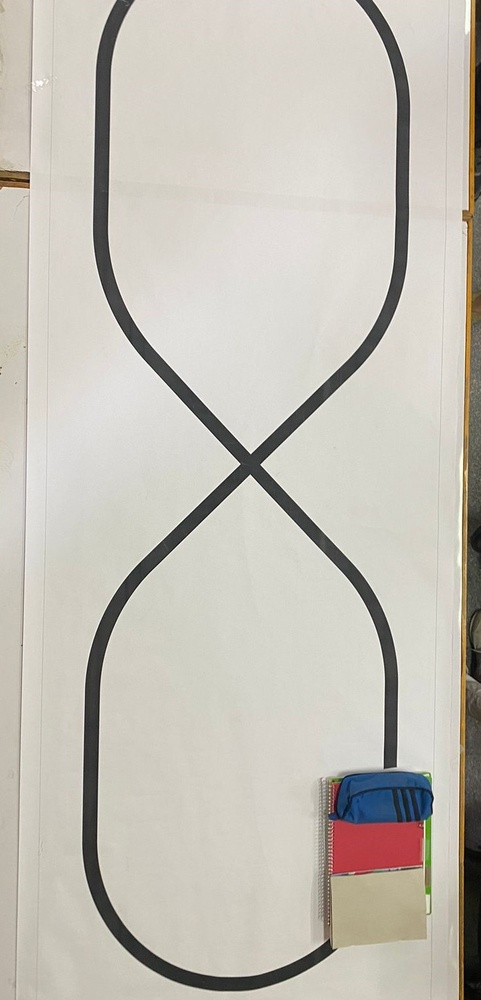
#> input picture Image Processing/2colors/1.jpeg, 481 x 1000 px, shrunk from 741 x 1541 before the run; its folder holds only this picture in this run
$ python -i ScanTrack.py   (imports and definitions only)
#> lines starting #> are read from the running program, lines starting #| are printed output that depends on the picture; after the words box and inside, x2 and y2 are one past the last pixel; in counts of white or black regions, pixels touching at a corner belong together
### Image Processing/modules/utils.py
import sys

import math
import cv2
import numpy as np
import matplotlib.pyplot as plt


# [244 lines left out: functions show_images, reorderPoints, drawRectangle, get_biggest_rectangular_contour, draw_contour, min_rectangle and 4 more, not called in this run]


def thin(image):
    """
    image: Gray Image
    Returns: thinned Binary Image
    """
    # Convert to Binary
    ret,image_binary= cv2.threshold(image,127,255,0)

    # line is white
    image_binary=np.bitwise_not(image_binary)

    # Structuring Element
    kernel = cv2.getStructuringElement(cv2.MORPH_CROSS,(3,3))
    # Create an empty output image to hold values
    thin = np.zeros(np.shape(image_binary),dtype='uint8')

    # Loop until erosion leads to an empty set
    while (cv2.countNonZero(image_binary)!=0):
        # Erosion
        erode = cv2.erode(image_binary,kernel)
        # Opening on eroded image
        opening = cv2.morphologyEx(erode,cv2.MORPH_OPEN,kernel)
        # Subtract these two
        subset = erode - opening
        # Union of all previous sets
        thin = cv2.bitwise_or(subset,thin)
        # Set the eroded image for next iteration
        image_binary = erode.copy()


    # show_images([image,image_binary,thin],["Original","Binary","Thin"])
    return thin


# [19 lines left out: functions direction, calculateDistance, not called in this run]

### Image Processing/modules/ScanTrack.py
import globals

from modules.utils import *
from modules.PaperExtractor import ExtractPaper
def scan_track(image,thickness=20):
    '''
    track_image: BGR Track Image
    thickness:Thickness of the wite line Drawn :)
    return: Matrix of size = Image size and lines Detected are 1's
    '''
    # # 1.Extract Track Paper From the Image
    # paper_img,wrapped=ExtractPaper(track_image)

    # if(not wrapped):
    #     return False,None

    # 2.Detect Straight Lines in the Track
    paper_img=image # Temp till we have paper_img returned Correctly
    image_lines=extract_lines(paper_img,thickness=thickness)
    return True,image_lines


def extract_lines(image,rho = 1,theta = 1*np.pi/180,threshold = 100,minLineLength = 100,maxLineGap = 50,thickness=20):
    """
    Extract Line out of the RGB image
    Arguments:
        image: RGB Track image
        threshold: no of min votes so that line is detected as line by Hough
        minLineLength: min length so the line is detected
        maxLineGap: max allowed gap between lines to be treated as a 1 line (this breaks long un connected lines to 2 lines :D)
        thickness: thickness of white line drawn for straight line (returned image)
    Returns: Binary image of size = image size where 1's detect line
    """

    # Convert the image to gray-scale
    image_gray = cv2.cvtColor(image, cv2.COLOR_RGB2GRAY)

    # Thinning Image
    thinned=thin(image_gray)

    # Dilate
    kernel = cv2.getStructuringElement(cv2.MORPH_CROSS,(3,3))
    Dilate = cv2.dilate(thinned,kernel)

    # Find the edges in the image using canny detector
    # edges = cv2.Canny(thinned, 50, 200)
    edges=Dilate

    # Hough Lines
    # Syntax:HoughLinesP( Edged image , Rho Resolution, Angle Resolution,threshold,min length of line,max distance between lines)
    # minLineLength: Lines shorter than that are rejected
    # maxLineGap: max allowed gap between lines to be treated as a 1 line (this breaks long un connected lines to 2 lines :D)
    # 0<=rho<Rmax
    lines = cv2.HoughLinesP(edges,rho =rho,theta = theta,threshold = threshold,minLineLength = minLineLength,maxLineGap = maxLineGap)
    print("Hough Lines Detected",np.shape(lines))

    # Draw lines on the image
    image_lines=np.zeros(np.shape(image)) # Inverted image

    for line in lines:
        x1, y1, x2, y2 = line[0]
        cv2.line(image_lines, (x1, y1), (x2, y2), (255, 255, 255), thickness)

    # [8 lines of commented-out code are left out]
    image_lines=(image_lines[:,:,0]//255).astype(int)

    if(globals.debug):
        show_images([image,image_gray], ['Original',"Gray"],windowTitle="extract_lines",BGR=False)
        show_images([thinned,edges,image_lines], ['Thinned','Edges','Lines Matrix'],windowTitle="extract_lines",BGR=False)

    # Return a Binary Image (1 Channel) for the lines
    return image_lines

>>> import cv2
>>> picture = cv2.cvtColor(cv2.imread('../2colors/1.jpeg'), cv2.COLOR_BGR2RGB)
>>> result = scan_track(picture)
#> in extract_lines, `image_gray = cv2.cvtColor(image, cv2.COLOR_RGB2GRAY)`:
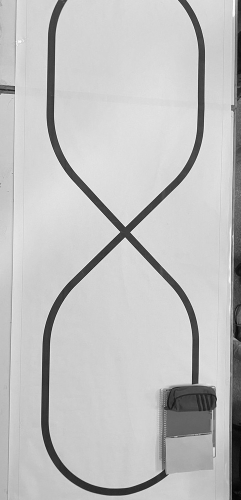
#> image_gray: shape (1000, 481) (shown at 1/2 size); min 1, max 255, mean 192.3
#> in thin, `ret,image_binary= cv2.threshold(image,127,255,0)`:
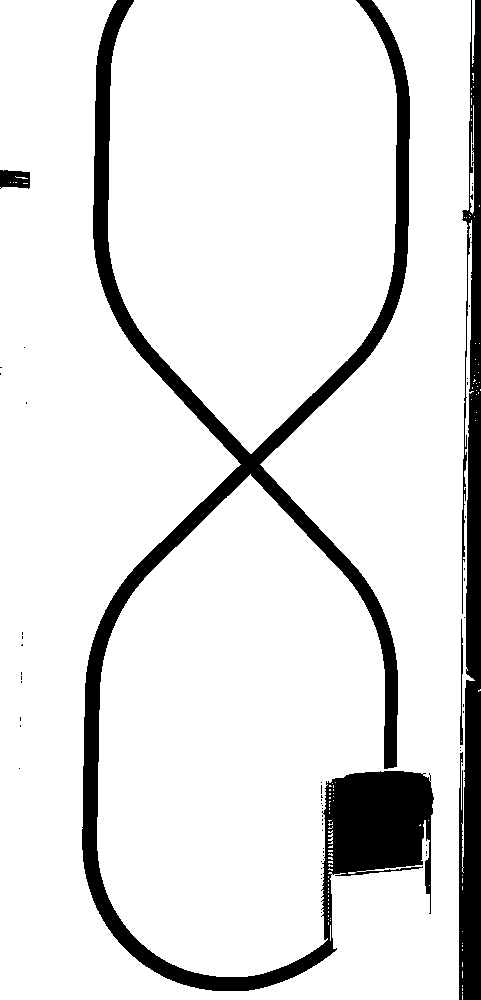
#> image_binary: shape (1000, 481); 88.3% white; 56 black regions (52 under 20 px), largest, box (x1, y1, x2, y2) and area: (82, 0, 434, 991) 40688, (459, 0, 481, 1000) 14624, (0, 170, 30, 189) 469, (460, 619, 463, 745) 205
#> the loop in thin, `while (cv2.countNonZero(image_binary)!=0):` made 47 passes
#> pass 1, in thin, `opening = cv2.morphologyEx(erode,cv2.MORPH_OPEN,kernel)`:
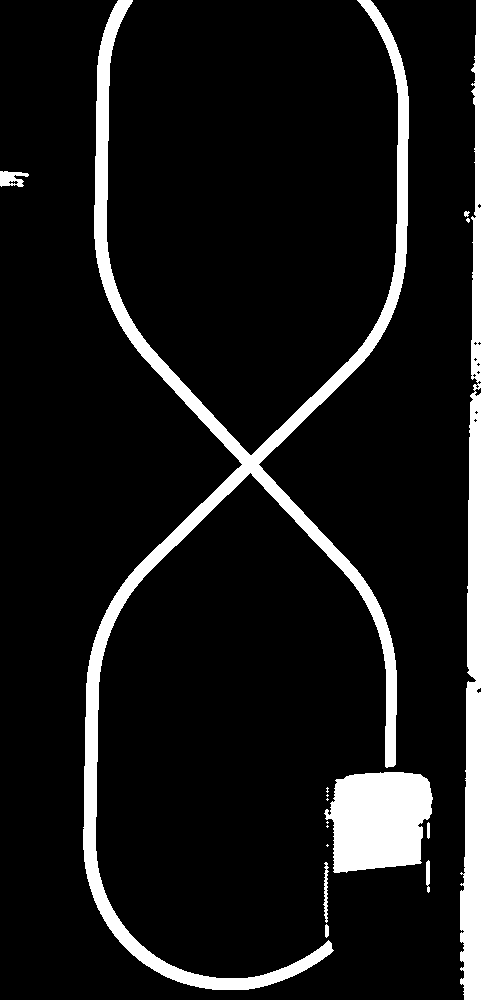
#> opening: shape (1000, 481); 9.9% white; 16 white regions (7 under 20 px), largest, box (x1, y1, x2, y2) and area: (83, 0, 409, 990) 26215, (460, 0, 481, 1000) 11826, (324, 772, 433, 873) 8761
#> pass 1, in thin, `subset = erode - opening`:
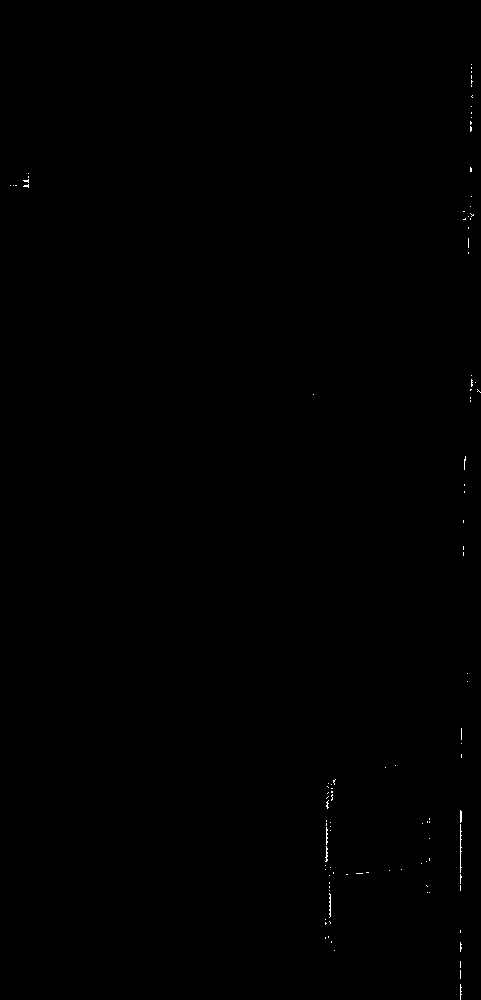
#> subset: shape (1000, 481); 0.11% white in thin lines or dots
#> after the loop in thin, `while (cv2.countNonZero(image_binary)!=0):`:
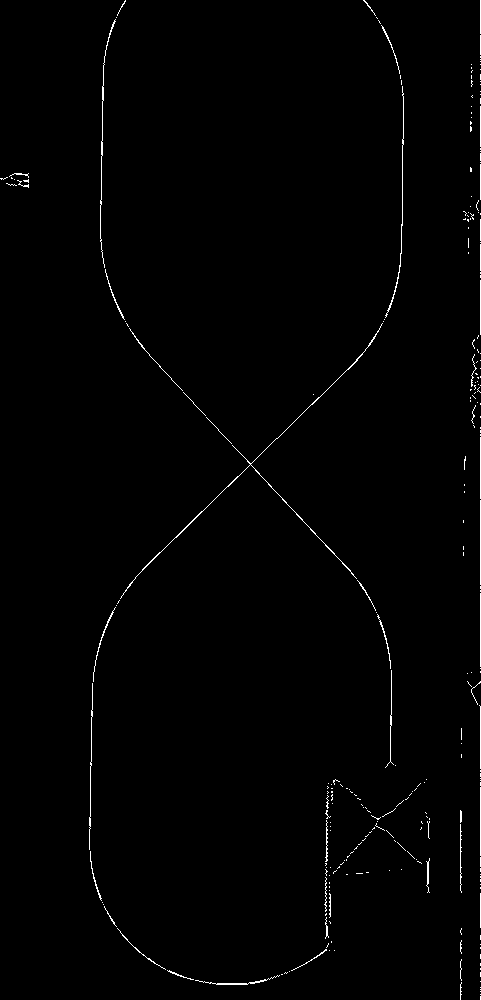
#> thin: shape (1000, 481); 0.88% white in thin lines or dots
#> in extract_lines, `Dilate = cv2.dilate(thinned,kernel)`:
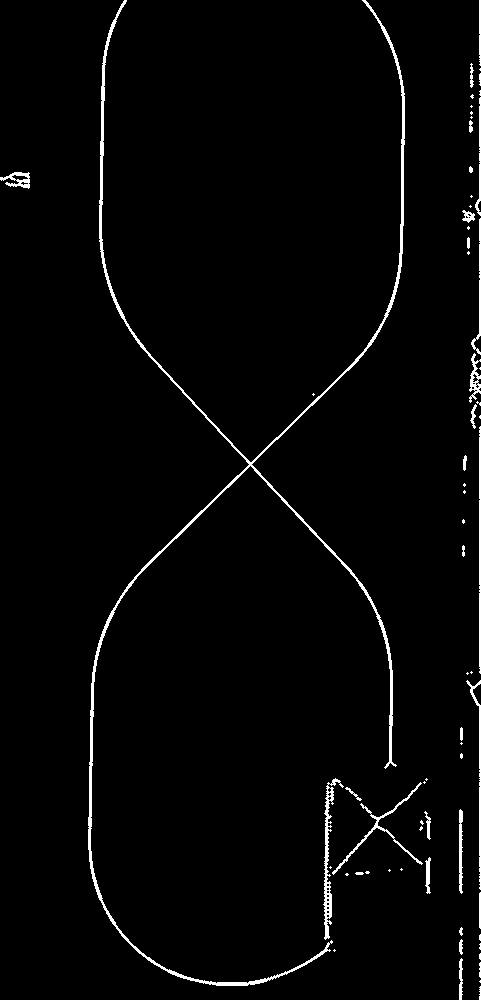
#> Dilate: shape (1000, 481); 2.3% white; 66 white regions (35 under 20 px), largest, box (x1, y1, x2, y2) and area: (88, 0, 405, 986) 6229, (323, 778, 344, 940) 753, (332, 782, 423, 875) 509
#> in extract_lines, `lines = cv2.HoughLinesP(edges,rho =rho,theta = theta,threshold = thres..`: lines = 24 rows, first 6: [480, 999, 480, 0], [479, 999, 479, 0], [89, 861, 92, 672], [90, 868, 93, 666], [137, 342, 362, 584], [142, 568, 363, 354]
#| Hough Lines Detected (24, 1, 4)
#> the loop in extract_lines, `for line in lines:` made 24 passes
#> after the loop in extract_lines, `for line in lines:`:
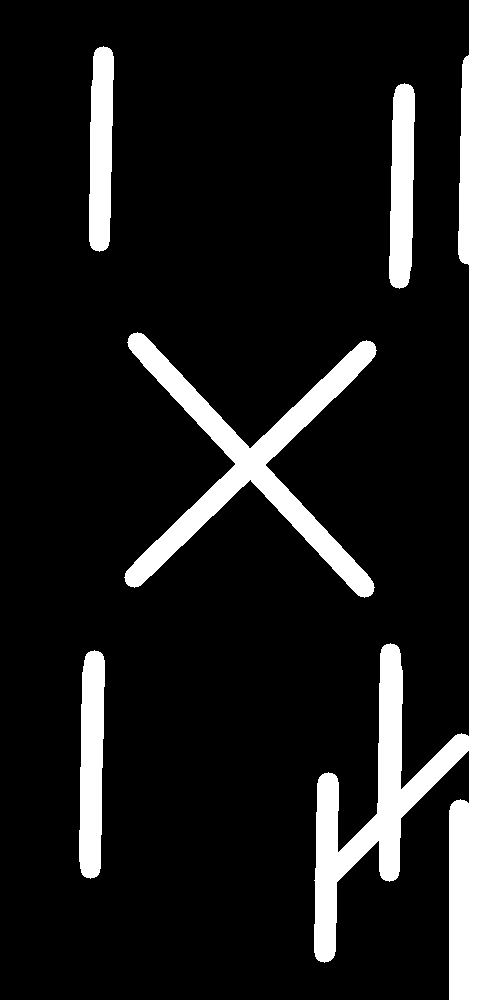
#> image_lines: shape (1000, 481, 3) float64; 12.2% white; 5 white regions, box (x1, y1, x2, y2) and area: (314, 0, 481, 1000) 30231, (124, 332, 377, 598) 14553, (79, 650, 105, 879) 4937, (389, 83, 415, 289) 4430, (89, 46, 114, 252) 4316
#> (the run stopped early here; a loop or call above may not have finished)

$ run again, on Image Processing/2colors/10.jpeg
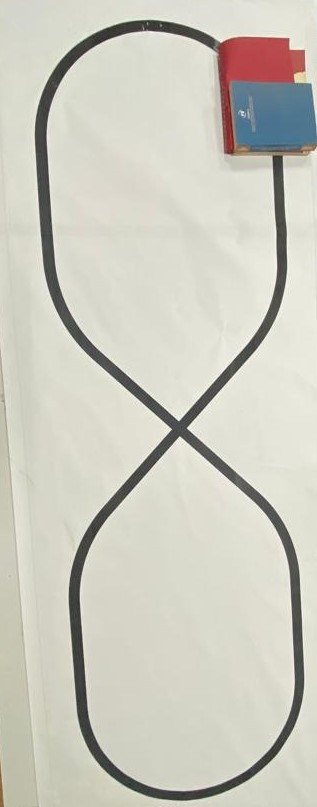
#> input picture Image Processing/2colors/10.jpeg, 317 x 807 px
#> in thin, `ret,image_binary= cv2.threshold(image,127,255,0)`:
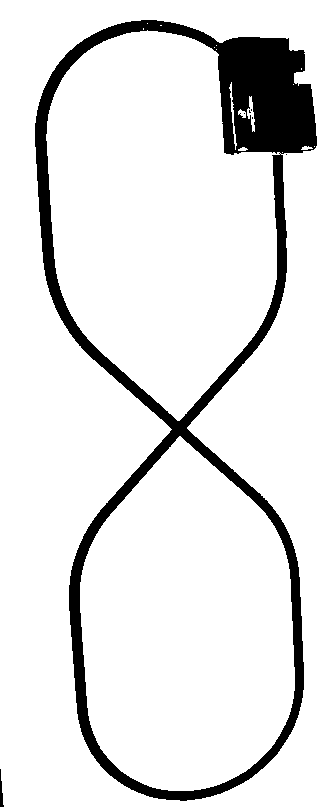
#> image_binary: shape (807, 317); 89% white; 7 black regions (5 under 20 px), largest, box (x1, y1, x2, y2) and area: (35, 20, 317, 801) 27960, (0, 769, 4, 807) 80
#> the loop in thin, `while (cv2.countNonZero(image_binary)!=0):` made 34 passes
#> Dilate: shape (807, 317); 2.7% white; 17 white regions (9 under 20 px), largest, box (x1, y1, x2, y2) and area: (39, 20, 301, 798) 5470, (216, 42, 298, 154) 1044, (293, 84, 311, 105) 58
#> lines = 16 rows, first 6: [40, 118, 51, 284], [77, 335, 267, 507], [80, 340, 271, 512], [90, 531, 265, 329], [294, 561, 298, 699], [39, 123, 49, 275]
#| Hough Lines Detected (16, 1, 4)
#> the loop in extract_lines, `for line in lines:` made 16 passes
#> after the loop in extract_lines, `for line in lines:`:
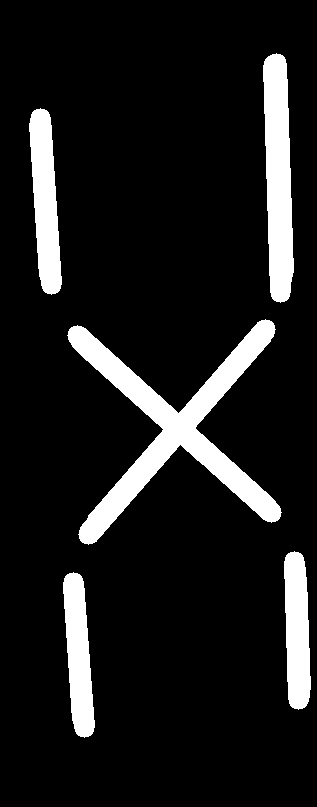
#> image_lines: shape (807, 317, 3) float64; 11.3% white; 5 white regions, box (x1, y1, x2, y2) and area: (67, 319, 282, 545) 12197, (263, 53, 294, 303) 5856, (29, 108, 62, 295) 4032, (63, 572, 95, 738) 3490, (284, 551, 311, 710) 3447

$ run again, on Image Processing/2colors/2.jpeg
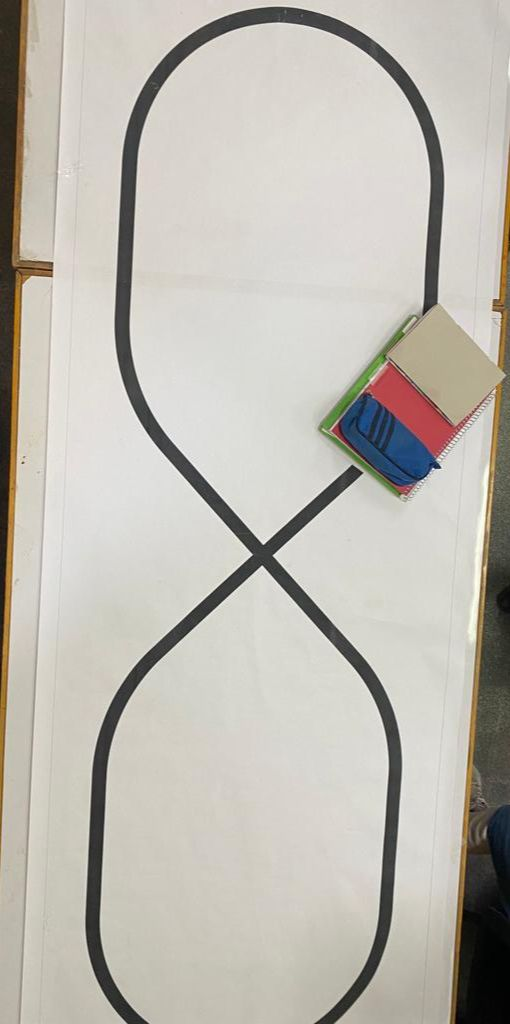
#> input picture Image Processing/2colors/2.jpeg, 510 x 1024 px
#> in thin, `ret,image_binary= cv2.threshold(image,127,255,0)`:
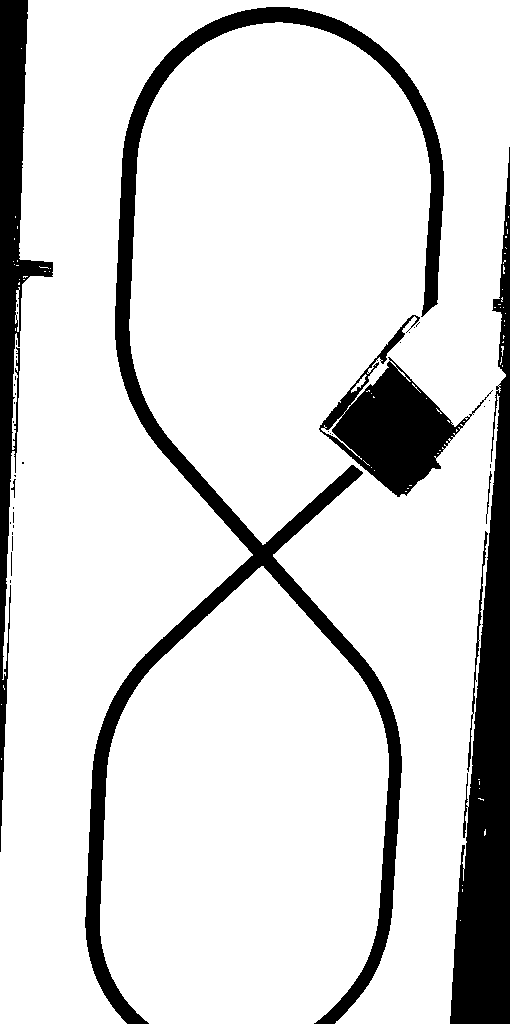
#> image_binary: shape (1024, 510); 84.9% white; 37 black regions (29 under 20 px), largest, box (x1, y1, x2, y2) and area: (85, 7, 444, 1024) 31436, (450, 147, 510, 1024) 23847, (0, 0, 53, 852) 12336
#> the loop in thin, `while (cv2.countNonZero(image_binary)!=0):` made 60 passes
#> Dilate: shape (1024, 510); 2.4% white; 167 white regions (124 under 20 px), largest, box (x1, y1, x2, y2) and area: (91, 13, 439, 1024) 6582, (0, 284, 2, 680) 746, (508, 380, 510, 773) 732
#> lines = 24 rows, first 6: [0, 826, 0, 0], [1, 825, 1, 0], [508, 1023, 508, 163], [509, 1023, 509, 162], [91, 921, 99, 757], [384, 930, 396, 753]
#| Hough Lines Detected (24, 1, 4)
#> the loop in extract_lines, `for line in lines:` made 24 passes
#> after the loop in extract_lines, `for line in lines:`:
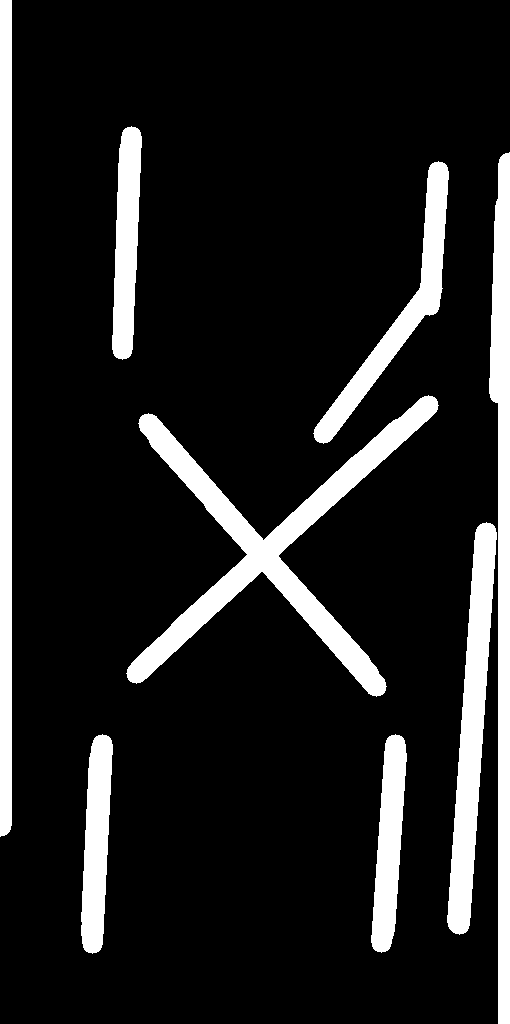
#> image_lines: shape (1024, 510, 3) float64; 13.3% white; 8 white regions, largest, box (x1, y1, x2, y2) and area: (126, 395, 439, 697) 17006, (489, 152, 510, 1024) 11629, (0, 0, 12, 837) 10006
